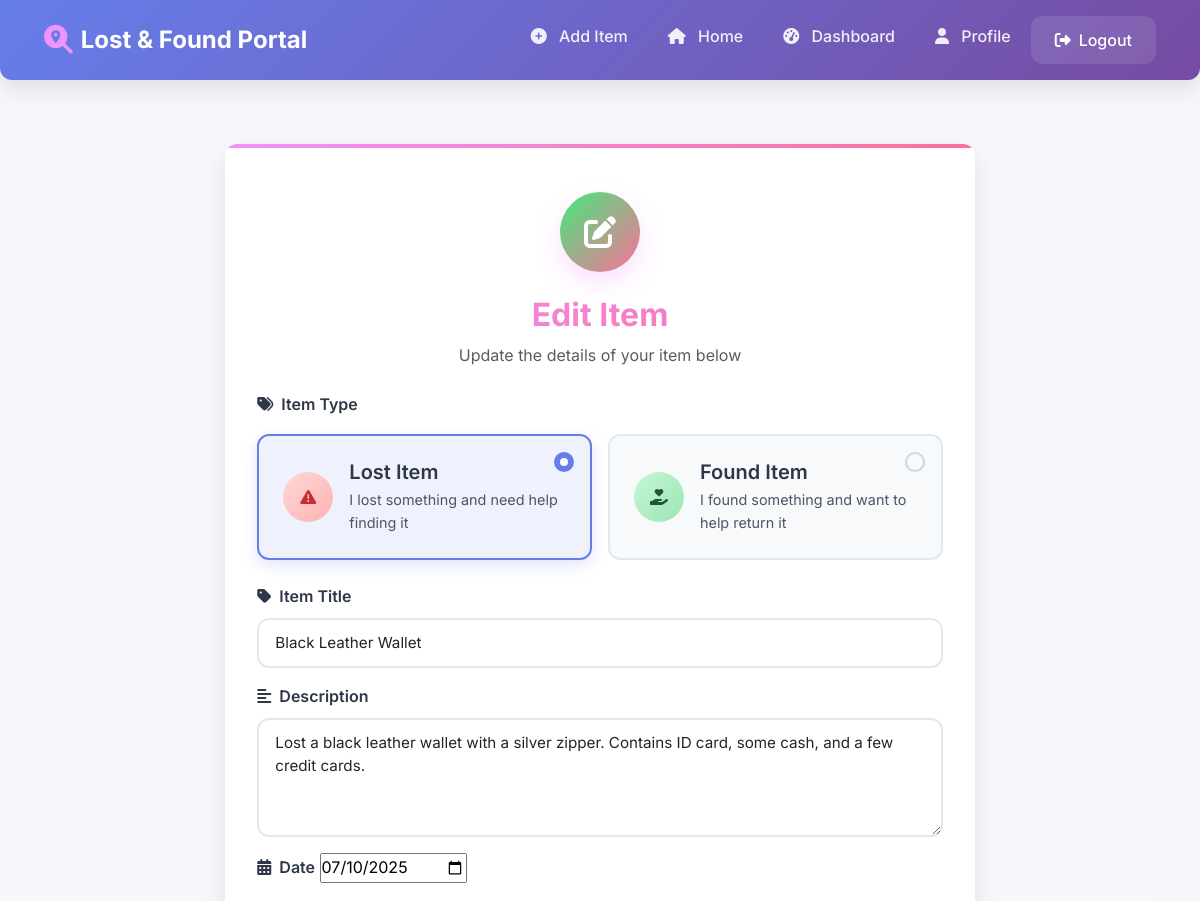
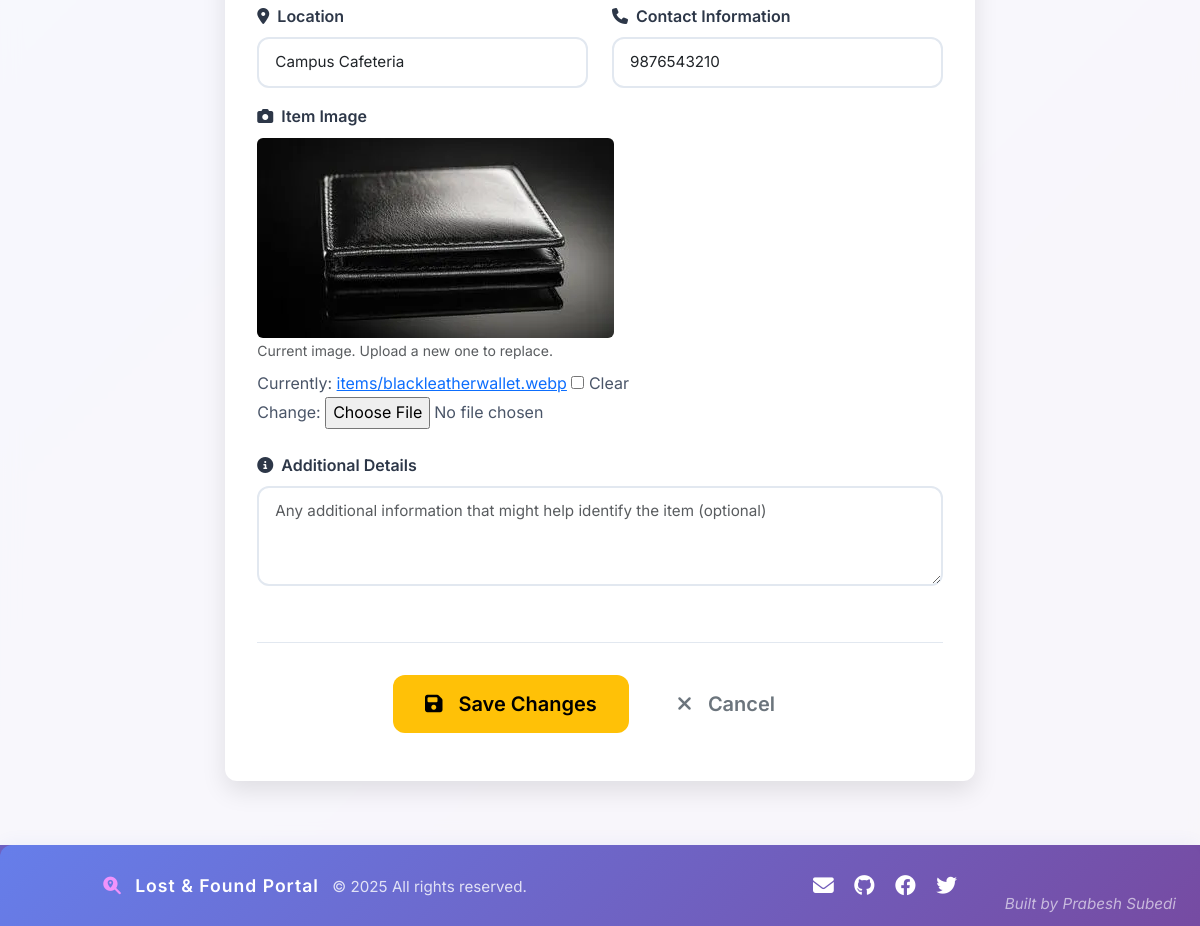
The page /item/8/edit/ (signed in) on the database its author committed (2 pictures, top to bottom).
### portal/models.py (models this page shows)
class Item(models.Model):
    title = models.CharField(max_length=100)
    description = models.TextField()
    category = models.CharField(max_length=10, choices=CATEGORY_CHOICES)
    date = models.DateField()
    location = models.CharField(max_length=100)
    contact_info = models.CharField(max_length=100)
    image = models.ImageField(upload_to='items/', blank=True, null=True)
    user = models.ForeignKey(User, on_delete=models.CASCADE)
    matched_lost_item = models.ForeignKey('self', null=True, blank=True, on_delete=models.SET_NULL, limit_choices_to={'category': 'Lost'}, related_name='found_matches')
    status = models.CharField(max_length=10, choices=STATUS_CHOICES, default='Open')
    def __str__(self):
        return f"{self.category}: {self.title}"

### portal/views.py (the view)
# urls.py: path('item/<int:pk>/edit/', views.edit_item, name='edit_item'),
@login_required
def edit_item(request, pk):
    item = get_object_or_404(Item, pk=pk)
    if item.user != request.user:
        return HttpResponseForbidden('You are not allowed to edit this item.')
    if request.method == 'POST':
        form = ItemForm(request.POST, request.FILES, instance=item)
        if form.is_valid():
            form.save()
            return redirect('item_detail', pk=item.pk)
        else:
            print('EDIT FORM ERRORS:', form.errors)
    else:
        form = ItemForm(instance=item)
    return render(request, 'portal/edit_item.html', {'form': form, 'item': item})

### portal/forms.py
class ItemForm(forms.ModelForm):
    class Meta:
        model = Item
        exclude = ['user', 'status']
        widgets = {
            'date': forms.DateInput(attrs={'type': 'date'}),
        }
    def __init__(self, *args, **kwargs):
        super().__init__(*args, **kwargs)
        self.fields['matched_lost_item'].queryset = Item.objects.filter(category='Lost', status='Open')
        self.fields['matched_lost_item'].required = False
        self.fields['matched_lost_item'].label = 'Match to Lost Item (optional)'
        if not self.initial.get('date') and not self.data.get('date'):
            self.initial['date'] = datetime.date.today()
        self.fields['image'].required = False

### lostfound_project/portal/templates/portal/edit_item.html (shortened to what this page needs)
{% extends 'portal/base.html' %}
{% load crispy_forms_tags %}
{% block content %}
<div class="add-item-container">
    <div class="row justify-content-center">
        <div class="col-lg-8 col-md-10">
            <div class="add-item-card">
                <div class="add-item-header text-center mb-4">
                    <div class="add-item-icon" style="background: linear-gradient(135deg, var(--warning-color) 0%, var(--danger-color) 100%);">
                        <i class="fas fa-edit"></i>
                    </div>
                    <h2>Edit Item</h2>
                    <p class="text-muted">Update the details of your item below</p>
                </div>
                <form method="post" enctype="multipart/form-data" class="add-item-form">
                    <div class="row">
                        <div class="col-12 mb-4">
                            <label class="form-label">
                                <i class="fas fa-tags me-2"></i>Item Type
                            </label>
                            <div class="type-selector">
                                <div class="type-option {% if form.category.value == 'Lost' %}selected{% endif %}" data-type="lost">
                                    <div class="type-icon">
                                        <i class="fas fa-exclamation-triangle"></i>
                                    </div>
                                    <div class="type-content">
                                        <h5>Lost Item</h5>
                                        <p>I lost something and need help finding it</p>
                                    </div>
                                    <div class="type-radio">
                                        <label for="type-lost"></label>
                                    </div>
                                </div>
                                <div class="type-option {% if form.category.value == 'Found' %}selected{% endif %}" data-type="found">
                                    <div class="type-icon">
                                        <i class="fas fa-hand-holding-heart"></i>
                                    </div>
                                    <div class="type-content">
                                        <h5>Found Item</h5>
                                        <p>I found something and want to help return it</p>
                                    </div>
                                    <div class="type-radio">
                                        <label for="type-found"></label>
                                    </div>
                                </div>
                            </div>
                        </div>
                        <div class="col-12 mb-3">
                            <label for="id_title" class="form-label">
                                <i class="fas fa-tag me-2"></i>Item Title
                            </label>
                            <input type="text" name="title" class="form-control {% if form.title.errors %}is-invalid{% endif %}" required id="id_title" placeholder="e.g., Black iPhone 13, Red Backpack, etc." value="{{ form.title.value|default:'' }}">
                        </div>
                        <div class="col-12 mb-3">
                            <label for="id_description" class="form-label">
                                <i class="fas fa-align-left me-2"></i>Description
                            </label>
                            <textarea name="description" class="form-control {% if form.description.errors %}is-invalid{% endif %}" required id="id_description" rows="4" placeholder="Provide detailed description of the item including brand, color, size, any unique features, etc.">{{ form.description.value|default:'' }}</textarea>
                        </div>
                        <div class="col-12 mb-3">
                            <label for="id_date" class="form-label">
                                <i class="fas fa-calendar-alt me-2"></i>Date
                            </label>
                            {{ form.date }}
                        </div>
                        <div class="col-md-6 mb-3">
                            <label for="id_location" class="form-label">
                                <i class="fas fa-map-marker-alt me-2"></i>Location
                            </label>
                            <input type="text" name="location" class="form-control {% if form.location.errors %}is-invalid{% endif %}" id="id_location" placeholder="Where was it lost/found?" value="{{ form.location.value|default:'' }}">
                        </div>
                        <div class="col-md-6 mb-3">
                            <label for="id_contact_info" class="form-label">
                                <i class="fas fa-phone me-2"></i>Contact Information
                            </label>
                            <input type="text" name="contact_info" class="form-control {% if form.contact_info.errors %}is-invalid{% endif %}" id="id_contact_info" placeholder="Phone number or email" value="{{ form.contact_info.value|default:'' }}">
                        </div>
                        <div class="col-12 mb-4">
                            <label for="id_image" class="form-label">
                                <i class="fas fa-camera me-2"></i>Item Image
                            </label>
                            {% if item.image %}
                                <div class="mb-2">
                                    <img src="{{ item.image.url }}" alt="Current Image" class="img-fluid rounded" style="max-height: 200px;">
                                    <div><small class="text-muted">Current image. Upload a new one to replace.</small></div>
                                </div>
                            {% endif %}
                            {{ form.image }}
                        </div>
                        <div class="col-12 mb-4">
                            <label for="id_additional_details" class="form-label">
                                <i class="fas fa-info-circle me-2"></i>Additional Details
                            </label>
                            <textarea name="additional_details" class="form-control" id="id_additional_details" rows="3" placeholder="Any additional information that might help identify the item (optional)">{{ form.additional_details.value|default:'' }}</textarea>
                        </div>
                    </div>
                    <div class="form-actions">
                        <button type="submit" class="btn btn-warning btn-lg">
                            <i class="fas fa-save me-2"></i>Save Changes
                        </button>
                        <a href="{% url 'item_detail' item.pk %}" class="btn btn-outline-secondary btn-lg">
                            <i class="fas fa-times me-2"></i>Cancel
                        </a>
                    </div>
                </form>
            </div>
        </div>
    </div>
</div>
{% endblock %}

### lostfound_project/portal/templates/portal/base.html (style rules this page uses)
:root { --primary-color: #667eea; --secondary-color: #764ba2; --accent-color: #f093fb; --success-color: #4facfe; --warning-color: #43e97b; --danger-color: #fa709a; --dark-color: #2d3748; --light-color: #f7fafc; --text-color: #4a5568; --border-radius: 12px; --box-shadow: 0 10px 25px rgba(0, 0, 0, 0.1); --transition: all 0.3s ease; }
* { margin: 0; padding: 0; box-sizing: border-box; }
body { font-family: 'Inter', sans-serif; background: linear-gradient(135deg, #667eea 0%, #764ba2 100%); min-height: 100vh; color: var(--text-color); line-height: 1.6; }
.btn { border-radius: var(--border-radius); font-weight: 500; padding: 0.75rem 1.5rem; transition: var(--transition); border: none; text-decoration: none; display: inline-flex; align-items: center; gap: 0.5rem; }
.form-control, .form-select { border-radius: var(--border-radius); border: 2px solid #e2e8f0; padding: 0.75rem 1rem; transition: var(--transition); font-size: 0.95rem; }
.form-label { font-weight: 600; color: var(--dark-color); margin-bottom: 0.5rem; }
h1, h2, h3, h4, h5, h6 { color: var(--dark-color); font-weight: 600; margin-bottom: 1rem; }
h2 { font-size: 2rem; background: linear-gradient(135deg, var(--primary-color) 0%, var(--secondary-color) 100%); -webkit-background-clip: text; -webkit-text-fill-color: transparent; background-clip: text; }

### rows shown on the page
Item: title "Black Leather Wallet", description "Lost a black leather wallet with a silver zipper. Contains ID card, some cash, and a few credit cards.", date "07/10/2025", location "Campus Cafeteria", contact_info "9876543210", image (picture)

### other values the page prints
{{ now|default:2025 }} "2025"
